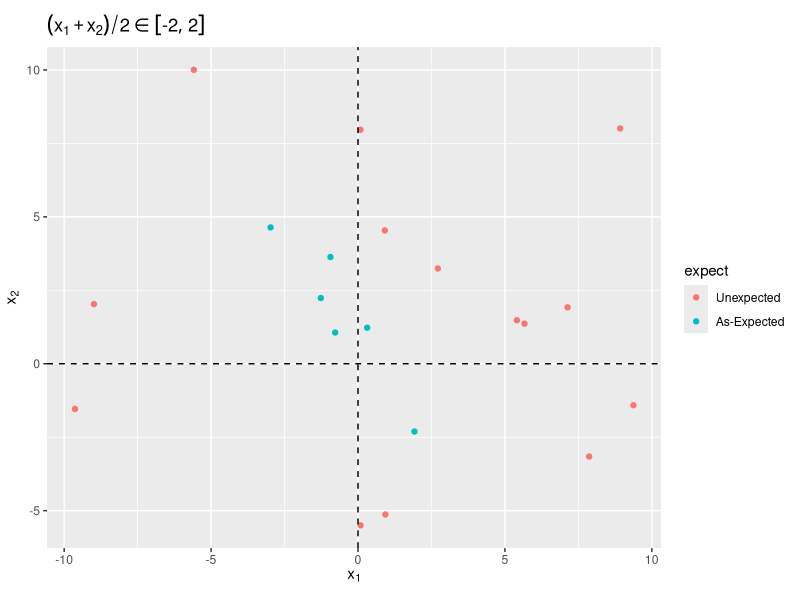
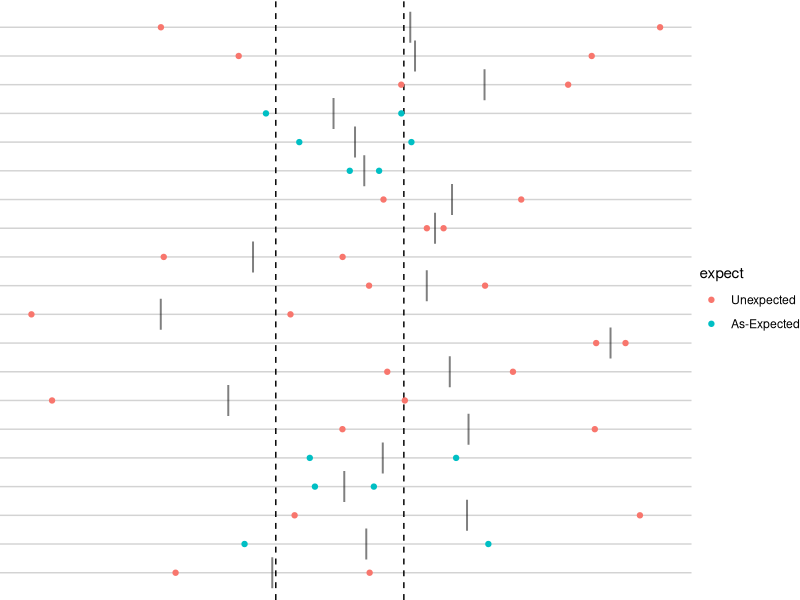

Recreate these plots in R, in order.
## Inverse domain

library(tidyverse)

quad <- function(x1, x2) {
    if(x1 >= 0 && x2 >= 0)
        1
    else if(x1 < 0 && x2 >= 0)
        2
    else if(x1 < 0 && x2 < 0)
        3
    else
        4
}
quad <- Vectorize(quad)

sector <- function(x1, x2, x3) {
    x <- tibble(s1 = sign(x1), s2 = sign(x2), s3 = sign(x3))
    tab <- do.call("expand.grid",
                   map(1:3, function(x) c(-1, 1)))
    names(tab) <- paste0("s", 1:3)
    tab <- tab |>
        mutate(sector = 1:8)
    inner_join(tab, x, by = c("s1", "s2", "s3"))$sector
}
sector <- Vectorize(sector)

## Simulate the distribution of X1 and X2 given (X1+X2)/2 %in% (-1, 1)

a <- -2
b <- 2
sdev <- 5

simdata <- function() {
    x <- rnorm(2, 0, sdev)
    #x <- runif(2, -10, 10)
    #x <- rgamma(2, 1, 1/2)
    # x <- c(rnorm(1, 0, 10),
    #        rgamma(1, 1, 1/2))
    x
}

r <- replicate(20, {
    x <- simdata()
    m <- median(x)
    tibble(x1 = x[1], x2 = x[2],
           #x3 = x[3],
           expect = between(m, a, b))
}, simplify = FALSE) |>
    bind_rows() |>
    mutate(expect = factor(expect,
                           labels = c("Unexpected", "As-Expected")),
           #sector = sector(x1, x2, x3))
           sector = quad(x1, x2))

r |>
    #mutate(x3 = cut_number(x3, 2)) |>
    ggplot(aes(x1, x2)) +
    geom_point(aes(color = expect), alpha = 1) +
    geom_hline(yintercept = 0, lty = 2) +
    geom_vline(xintercept = 0, lty = 2) +
    xlab(expression(x[1])) +
    ylab(expression(x[2])) +
    labs(title = substitute((x[1] + x[2])/2 %in% group("[", list(a, b), "]"),
                            list(a = a, b = b))) +
    coord_fixed()
    #facet_wrap(vars(x3))

r |>
    mutate(id = 1:n()) |>
    pivot_longer(c(x1, x2)) |>
    ggplot(aes(x = value, y = id)) +
    geom_hline(aes(yintercept = id), col = "lightgray") +
    geom_vline(xintercept = c(-2, 2), lty = 2) +
    geom_point(aes(color = expect)) +
    geom_point(aes(x = m, y = id), pch = "|", size = 8, alpha = 1/2,
               data = r |>
                   mutate(id = 1:n()) |>
                   pivot_longer(c(x1, x2)) |>
                   group_by(id) |>
                   summarize(m = mean(value))) +
    theme_void()


r |>
    count(expect) |>
    mutate(prop = n / sum(n))
g <- r |>
    group_by(sector) |>
    count(expect) |>
    ungroup()
g

xtabs(n ~ sector + expect, data = g)

# x <- simdata()
# b <- expand.grid(x, x, x) |>
#     rowMeans() |>
#     between(a, b) |>
#     as.integer()
# b |>
#     mean()
#
# f <- function(x) {
#     r <- map_dbl(x, function(xx) {
#         prod(dbinom(b, 1, xx))
#     })
#     r / max(r)
# }
# curve(f, 0, 1, n = 501)
# abline(h = 1/8)
#
# curve(f, -3*sdev, 3*sdev)
# abline(h = 1/8)
